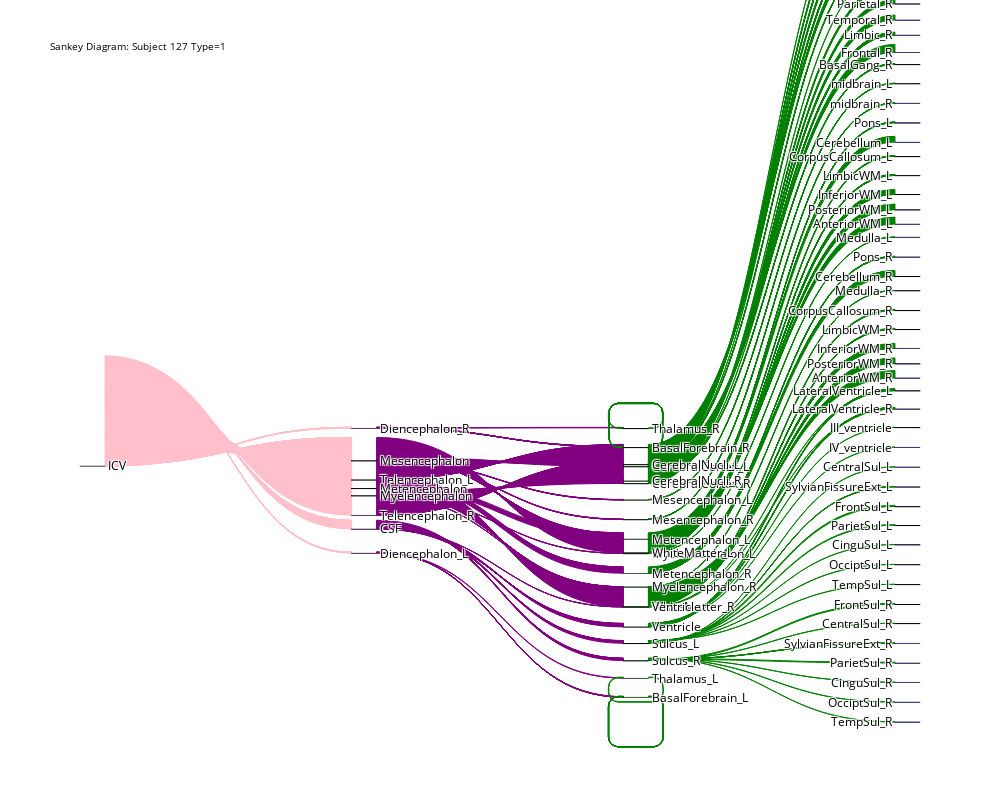

The cell this chart's notebook holds for it:
### Code cell
import pandas as pd
import numpy as np
import plotly.graph_objects as go

# --- Load subject data and multilevel lookup ---
id = 127
subjectData = pd.read_csv("https://raw.githubusercontent.com/smart-stats/ds4bio_book/main/book/assetts/kirby21AllLevels.csv")

# Filter for Type=1, Level=5, specific subject
subjectData = subjectData.loc[(subjectData.type == 1) & (subjectData.level == 5) & (subjectData.id == id)]
subjectData = subjectData[['roi', 'volume']]

# Columns: roi, level1, level2, level3
subjectData = pd.merge(subjectData, multilevel_lookup, on="roi")

# Add ICV root
subjectData['icv'] = 'ICV'
subjectData['comp'] = subjectData['volume'] / np.sum(subjectData['volume'])

# --- Prepare Sankey labels ---
hierarchy_cols = ['icv', 'level1', 'level2', 'level3']
labels = pd.unique(subjectData[hierarchy_cols].values.ravel())
label_indices = {label: i for i, label in enumerate(labels)}

sources = []
targets = []
values = []
link_colors = []

# Define colors per level
level_colors = {
    'icv': 'pink',
    'level1': 'purple',
    'level2': 'green',
    'level3': 'blue'
}

# Build links and assign color based on source node
for i in range(len(hierarchy_cols) - 1):
    src_col = hierarchy_cols[i]
    tgt_col = hierarchy_cols[i + 1]
    src = subjectData[src_col].map(label_indices)
    tgt = subjectData[tgt_col].map(label_indices)
    val = subjectData['comp']
    sources.append(src)
    targets.append(tgt)
    values.append(val)
    
    # Assign link color same as source node
    colors = []
    for s in src:
        node_label = labels[s]
        if node_label in subjectData['icv'].values:
            colors.append(level_colors['icv'])
        elif node_label in subjectData['level1'].values:
            colors.append(level_colors['level1'])
        elif node_label in subjectData['level2'].values:
            colors.append(level_colors['level2'])
        else:
            colors.append(level_colors['level3'])
    link_colors.append(pd.Series(colors))

# Concatenate all levels
sources_all = pd.concat(sources)
targets_all = pd.concat(targets)
values_all = pd.concat(values)
link_colors_all = pd.concat(link_colors)

# --- Plot Sankey diagram ---
fig = go.Figure(go.Sankey(
    valueformat=".2%",
    valuesuffix="",
    node=dict(
        pad=20,
        thickness=25,
        line=dict(color="black", width=0.5),
        label=labels,
        color=[level_colors['icv'] if l=='ICV' else 
               level_colors['level1'] if l in subjectData['level1'].values else
               level_colors['level2'] if l in subjectData['level2'].values else
               level_colors['level3'] for l in labels]
    ),
    link=dict(
        source=sources_all,
        target=targets_all,
        value=values_all,
        color=link_colors_all
    )
))

fig.update_layout(
    hovermode='x',
    title=dict(text=f"Sankey Diagram: Subject {id} Type=1", font=dict(size=10, color='black')),
    font=dict(size=12, color='black'),
    plot_bgcolor='white',
    paper_bgcolor='white',
    width=1000,
    height=800
)

fig.show()

### Figure 1 — Plotly figure (JSON) as saved in the notebook; plotly's stock layout.template omitted (floating-point values rounded to 4 significant figures; data arrays with more than 128 entries replaced by an {"elided": "..."} marker saying what was removed)
{"data": [{"link": {"color": {"elided": "840 str values"}, "source": {"elided": "840 int values"}, "target": {"elided": "840 int values"}, "value": {"elided": "840 float values"}}, "node": {"color": ["pink", "purple", "green", "blue", "purple", "green", "blue", "blue", "blue", "blue", "blue", "blue", "blue", "blue", "blue", "blue", "blue", "green", "green", "blue", "blue", "purple", "green", "purple", "green", "green", "green", "purple", "green", "blue", "green", "blue", "purple", "green", "blue", "green", "blue", "blue", "blue", "purple", "green", "blue", "green", "blue", "green", "blue", "green", "blue", "blue", "blue", "blue", "blue", "blue", "blue", "blue", "blue", "purple", "green", "blue", "blue", "blue", "green", "blue", "green", "blue", "blue", "blue", "blue", "blue", "blue", "blue", "blue", "blue", "blue", "blue", "blue", "blue", "green", "blue"], "label": ["ICV", "Telencephalon_L", "CerebralCortex_L", "Frontal_L", "Telencephalon_R", "CerebralCortex_R", "Frontal_R", "Parietal_L", "Parietal_R", "Temporal_L", "Temporal_R", "Limbic_L", "Limbic_R", "Occipital_L", "Occipital_R", "Insula_L", "Insula_R", "CerebralNucli_L", "CerebralNucli_R", "BasalGang_L", "BasalGang_R", "Diencephalon_L", "Thalamus_L", "Diencephalon_R", "Thalamus_R", "BasalForebrain_L", "BasalForebrain_R", "Mesencephalon", "Mesencephalon_L", "midbrain_L", "Mesencephalon_R", "midbrain_R", "Metencephalon", "Metencephalon_R", "Cerebellum_R", "Metencephalon_L", "Cerebellum_L", "Pons_L", "Pons_R", "Myelencephalon", "Myelencephalon_L", "Medulla_L", "Myelencephalon_R", "Medulla_R", "WhiteMatter_L", "AnteriorWM_L", "WhiteMatter_R", "AnteriorWM_R", "PosteriorWM_L", "PosteriorWM_R", "CorpusCallosum_L", "CorpusCallosum_R", "InferiorWM_L", "InferiorWM_R", "LimbicWM_L", "LimbicWM_R", "CSF", "Ventricle", "LateralVentricle_L", "LateralVentricle_R", "III_ventricle", "Sulcus_L", "FrontSul_L", "Sulcus_R", "FrontSul_R", "CentralSul_L", "CentralSul_R", "SylvianFissureExt_L", "SylvianFissureExt_R", "ParietSul_L", "ParietSul_R", "CinguSul_L", "CinguSul_R", "OcciptSul_L", "OcciptSul_R", "TempSul_L", "TempSul_R", "Ventricle ", "IV_ventricle"], "line": {"color": "black", "width": 0.5}, "pad": 20, "thickness": 25}, "type": "sankey", "valueformat": ".2%", "valuesuffix": ""}], "layout": {"font": {"color": "black", "size": 12}, "height": 800, "hovermode": "x", "paper_bgcolor": "white", "plot_bgcolor": "white", "title": {"font": {"color": "black", "size": 10}, "text": "Sankey Diagram: Subject 127 Type=1"}, "width": 1000}}
